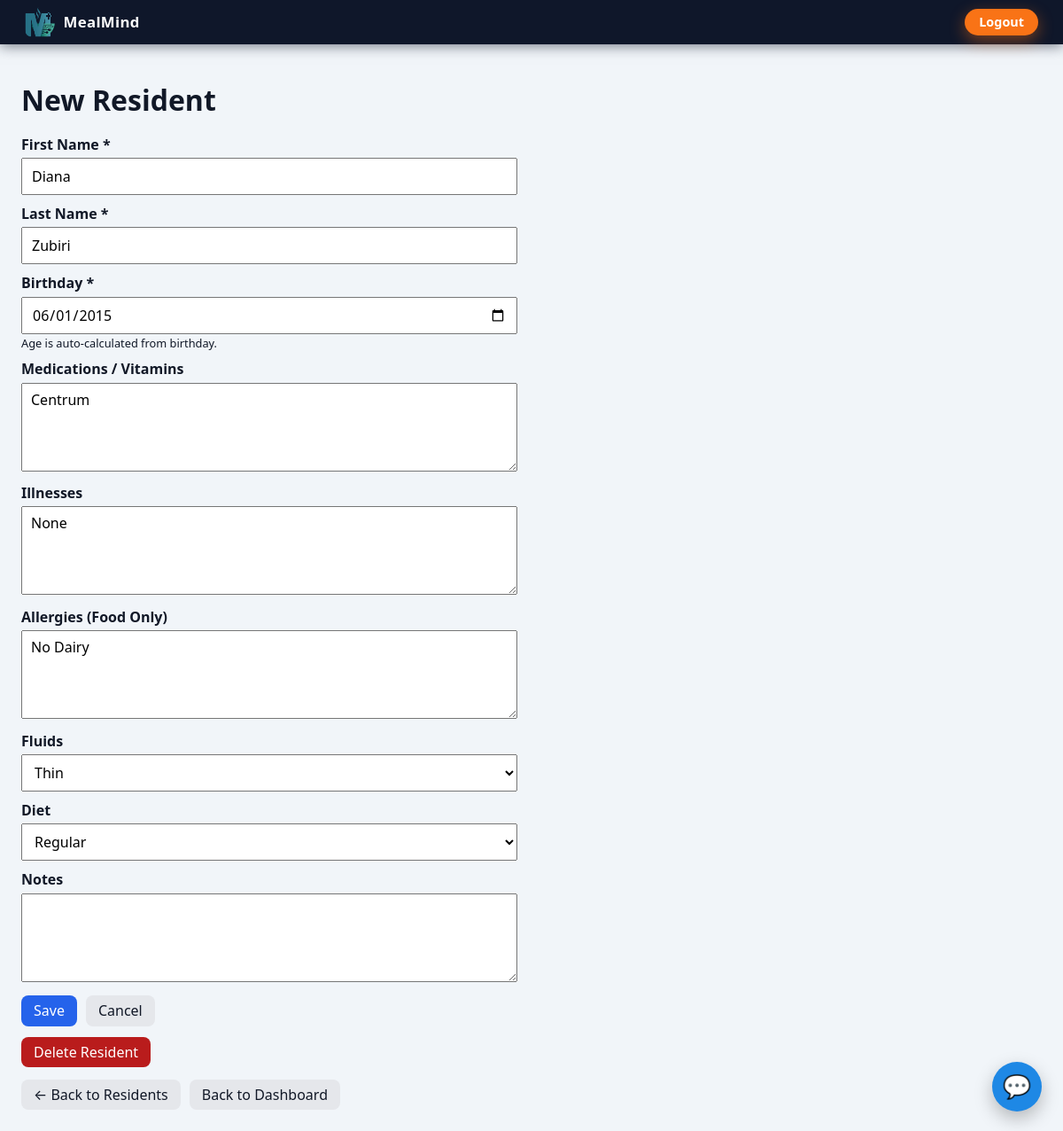
The app's page /residents/1/edit (signed in) with its own data.
### models.py (models this page shows, shortened)
class Resident(db.Model):
    __tablename__ = "resident"
    id = db.Column(db.Integer, primary_key=True)
    first_name = db.Column(db.String(120), nullable=False)
    last_name = db.Column(db.String(120), nullable=False)
    birthday = db.Column(db.Date)
    age = db.Column(db.Integer)
    diet = db.Column(db.String(200))
    allergies = db.Column(db.String(300))
    illnesses = db.Column(db.String(300))
    medications = db.Column(db.String(300))
    fluids = db.Column(db.String(200))
    notes = db.Column(db.Text)
    created_at = db.Column(db.DateTime, default=datetime.utcnow)

### app.py (the view, shortened to what this page needs)
    @app.route("/residents/<int:rid>/edit", methods=["GET", "POST"])
    @login_required
    def residents_edit(rid):
        r = Resident.query.get_or_404(rid)
        return render_template(
            "residents_form.html",
            mode="edit",
            values=r,
            rid=r.id,
        )

### app.py (called while the page is built, shortened)
def _try_entra_login():
    from models import User
    if not current_app.config.get("USE_ENTRA_ID"):
        return

def login_required(view):
    @wraps(view)
    def wrapped(*args, **kwargs):
        if "user" not in session:
            return redirect(url_for("login"))
        return view(*args, **kwargs)
    return wrapped

### templates/residents_form.html (shortened to what this page needs)
{% extends "base.html" %}
{% block content %}
<h1 class="mb-3">{{ 'Edit Resident' if resident else 'New Resident' }}</h1>
{% set src = resident if resident else (values if values else {}) %}
{% set first_name  = src.first_name  if src is not mapping else src.get('first_name','') %}
{% set last_name   = src.last_name   if src is not mapping else src.get('last_name','') %}
{% set birthday    = src.birthday    if src is not mapping else src.get('birthday','') %}
{% set medications = src.medications if src is not mapping else src.get('medications','') %}
{% set illnesses   = src.illnesses   if src is not mapping else src.get('illnesses','') %}
{% set allergies   = src.allergies   if src is not mapping else src.get('allergies','') %}
{% set fluids_val  = src.fluids      if src is not mapping else src.get('fluids','') %}
{% set diet_val    = src.diet        if src is not mapping else src.get('diet','') %}
{% set notes       = src.notes       if src is not mapping else src.get('notes','') %}
<form method="post" novalidate class="resident-form">
  <div class="form-group">
    <label for="first_name">First Name *</label>
    <input id="first_name" name="first_name" type="text" class="form-control" required value="{{ first_name or '' }}">
  </div>
  <div class="form-group">
    <label for="last_name">Last Name *</label>
    <input id="last_name" name="last_name" type="text" class="form-control" required value="{{ last_name or '' }}">
  </div>
  <div class="form-group">
    <label for="birthday">Birthday *</label>
    <input id="birthday" name="birthday" type="date" class="form-control"
      value="{% if birthday %}{% if birthday.__class__.__name__ == 'date' %}{{ birthday.strftime('%Y-%m-%d') }}{% else %}{{ birthday }}{% endif %}{% endif %}">
    <small class="form-text text-muted">Age is auto-calculated from birthday.</small>
  </div>
  <div class="form-group">
    <label for="medications">Medications / Vitamins</label>
    <textarea id="medications" name="medications" class="form-control" rows="2">{{ medications or '' }}</textarea>
  </div>
  <div class="form-group">
    <label for="illnesses">Illnesses</label>
    <textarea id="illnesses" name="illnesses" class="form-control" rows="2">{{ illnesses or '' }}</textarea>
  </div>
  <div class="form-group">
    <label for="allergies">Allergies (Food Only)</label>
    <textarea id="allergies" name="allergies" class="form-control" rows="2">{{ allergies or '' }}</textarea>
  </div>
  <div class="form-group">
    <label for="fluids">Fluids</label>
    {% set fluids_options = ['Thin', 'Nectar', 'Honey', 'Thickened'] %}
    <select id="fluids" name="fluids" class="form-control">
      {% for opt in fluids_options %}
        <option value="{{ opt }}" {% if fluids_val == opt %}selected{% endif %}>{{ opt }}</option>
      {% endfor %}
    </select>
  </div>
  <div class="form-group">
    <label for="diet">Diet</label>
    {% set diet_options = ['Regular', 'Dysphagia Soft', 'Minced', 'Puree', 'Liquid Puree'] %}
    <select id="diet" name="diet" class="form-control">
      {% for opt in diet_options %}
        <option value="{{ opt }}" {% if diet_val == opt %}selected{% endif %}>{{ opt }}</option>
      {% endfor %}
    </select>
  </div>
  <div class="form-group">
    <label for="notes">Notes</label>
    <textarea id="notes" name="notes" class="form-control" rows="3">{{ notes or '' }}</textarea>
  </div>
  <div class="actions">
    <button class="btn btn-primary" type="submit">Save</button>
    <a class="btn btn-secondary" href="{{ url_for('residents_list') }}">Cancel</a>
  </div>
</form>
{% if mode == 'edit' %}
  <form method="post"
        action="{{ url_for('residents_delete', rid=rid) }}"
        onsubmit="return confirm('Delete this resident? This cannot be undone.');"
        style="margin-top:12px;">
    <button type="submit" class="btn btn-danger">Delete Resident</button>
  </form>
{% endif %}
<div class="nav-actions">
  <a class="btn btn-secondary" href="{{ url_for('residents_list') }}">← Back to Residents</a>
  <a class="btn btn-secondary" href="{{ url_for('dashboard') }}">Back to Dashboard</a>
</div>
{% endblock %}

### templates/base.html (style rules this page uses)
:root { --mm-bg: #f1f5f9; --mm-topbar-bg: #0f172a; --mm-topbar-shadow: 0 2px 14px rgba(15, 23, 42, 0.55); --mm-accent: #2563eb; --mm-accent-warm: #f97316; --mm-radius: 0.5rem; --mm-chat-blue: #1e88e5; --mm-chat-blue-light: #e3f2fd; --mm-chat-gray: #f5f5f7; --mm-chat-border: #d8dde6; }
* { box-sizing: border-box; }
body { margin: 0; font-family: system-ui, -apple-system, BlinkMacSystemFont, "Segoe UI", sans-serif; background: var(--mm-bg); color: #111827; }

### templates/residents_form.html (style rules this page uses)
.resident-form { max-width: 560px; }
.resident-form .form-group { margin-bottom: 12px; }
.resident-form label { display:block; font-weight:600; margin-bottom:6px; }
.resident-form .form-control { width: 100%; box-sizing: border-box; height: 42px; padding: 8px 10px; }
.resident-form textarea.form-control { min-height: 100px; height: auto; line-height: 1.35; }
.btn { display:inline-flex; align-items:center; gap:8px; padding:8px 14px; border-radius:8px; border:0; cursor:pointer; text-decoration:none; }
.btn-primary { background:#2563eb; color:#fff; }
.btn-secondary { background:#e5e7eb; color:#111827; }
.btn-danger { background:#b91c1c; color:#fff; }
.actions { display:flex; gap:10px; margin-top: 12px; flex-wrap:wrap; }
.nav-actions { display:flex; gap:10px; margin-top: 14px; flex-wrap:wrap; }

### records on screen
Resident: first_name "Diana", last_name "Zubiri", birthday "06/01/2015", medications "Centrum", illnesses "None", allergies "No Dairy", fluids "Thin", diet "Regular"

### other values on screen
{{ 'Edit Resident' if resident else 'New Resident' }} "New Resident"
